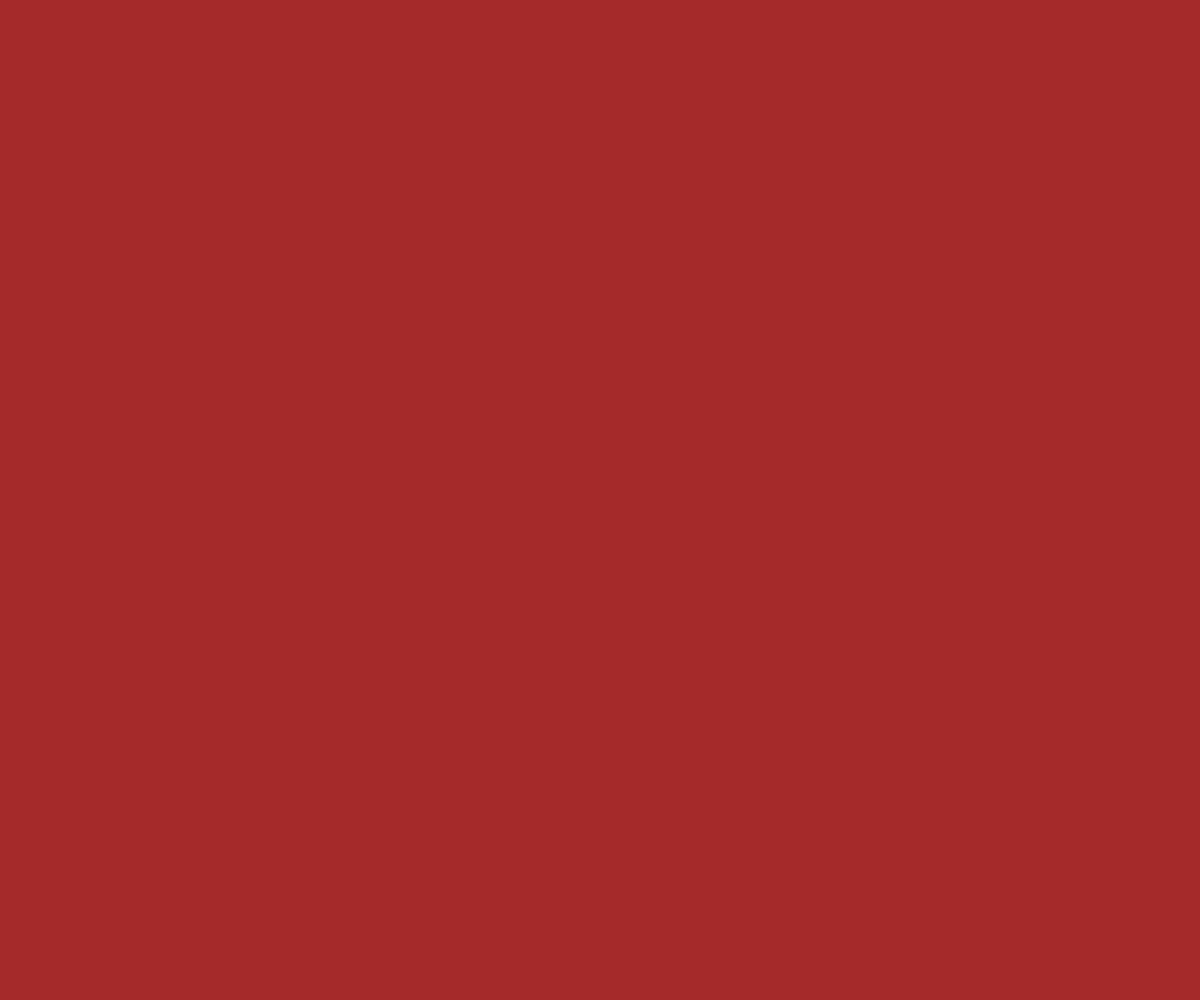
Frame 1 (no input)
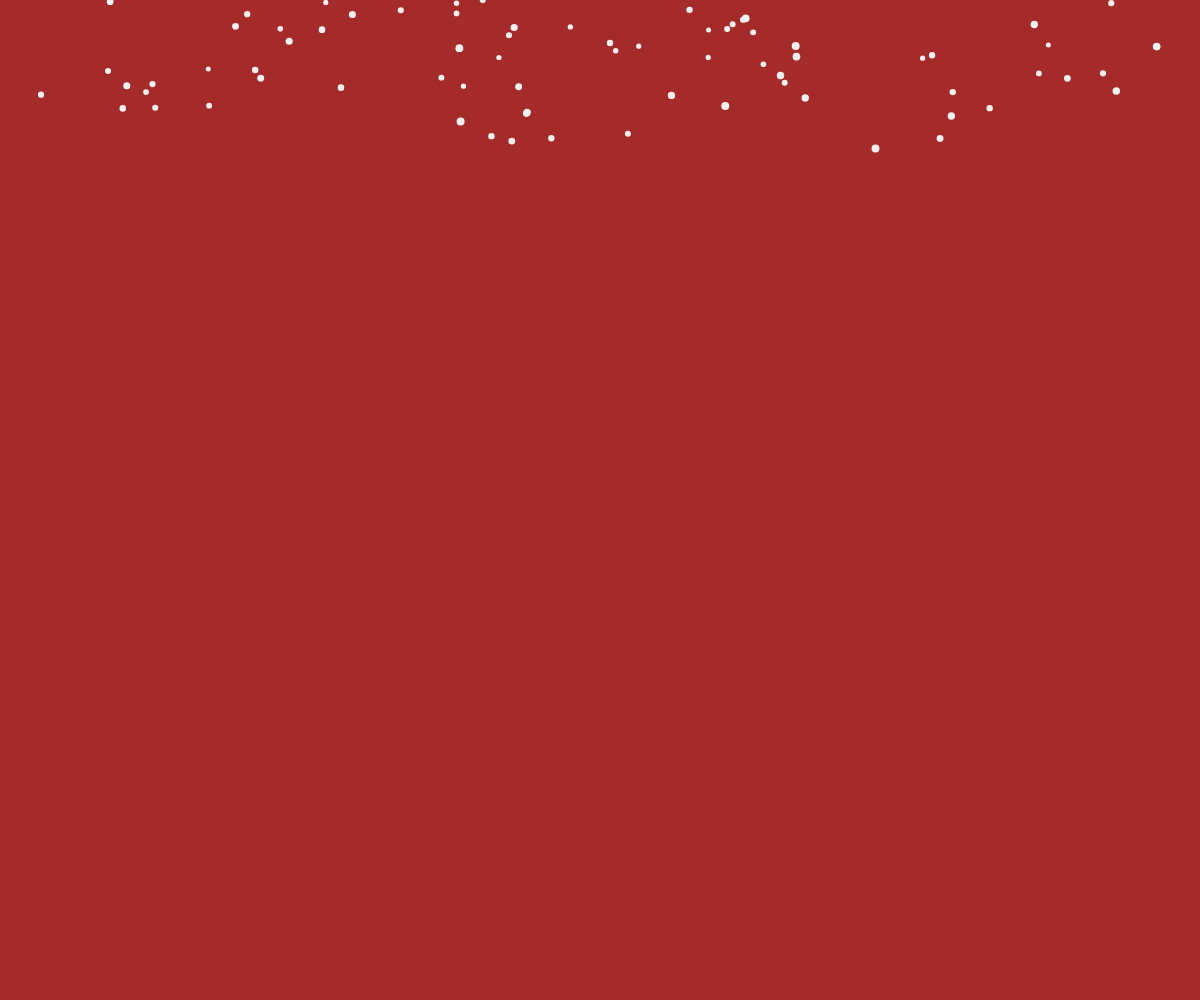
Frame 60 (no input)
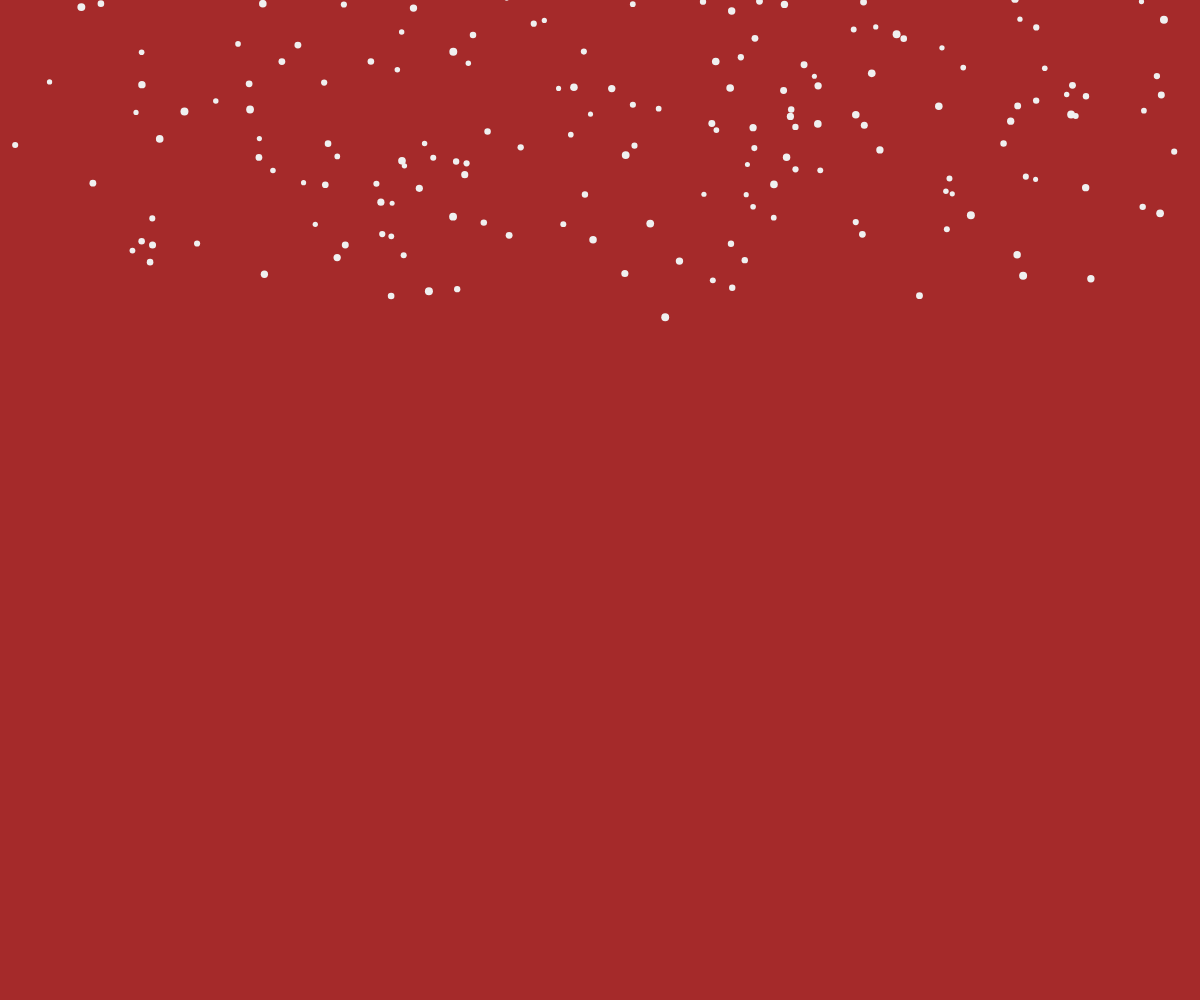
Frame 120 (the mouse pressed at the canvas centre since frame 60)

The p5.js sketch that drew these frames (run headless with seeded random() and noise() and a simulated clock; from frame 60 on, the mouse is pressed at the canvas centre):

// p5.js sketch
// ── sketch.js

let snowflakes = []; // array to hold snowflake objects

function setup() {
  createCanvas(windowWidth, windowHeight);
  fill(240);
  noStroke();
  pixelDensity(1);
}

function draw() {
  background('brown');
  let t = frameCount / 60; // update time
  // create a random number of snowflakes each frame
  for (let i = 0; i < random(2); i++) {
    snowflakes.push(new snowflake()); // append snowflake object
  }

  // loop through snowflakes with a for..of loop
  for (let flake of snowflakes) {
    flake.update(t); // update snowflake position
    flake.display(); // draw snowflake
  }
}

// snowflake class
function snowflake() {
  // initialize coordinates
  this.posX = 0;
  this.posY = random(-50, 0);
  this.initialangle = random(0, 2 * PI);
  this.size = random(5, 8);

  // radius of snowflake spiral
  // chosen so the snowflakes are uniformly spread out in area
  this.radius = sqrt(random(pow(width / 2, 2)));

  this.update = function(time) {
    // x position follows a circle
    let w = 0.6; // angular speed
    let angle = w * time + this.initialangle;
    this.posX = width / 2 + this.radius * sin(angle);

    // different size snowflakes fall at slightly different y speeds
    this.posY += pow(this.size, 0.5);

    // delete snowflake if past end of screen
    if (this.posY > height) {
      let index = snowflakes.indexOf(this);
      snowflakes.splice(index, 1);
    }
  };

  this.display = function() {
    ellipse(this.posX, this.posY, this.size);
  };
}

// ── gg.css
html, body {
  margin: 0;
  padding: 0;
}
canvas {
  display: block;
}

a{
  font-size: large;
}
